Frame 1 (no input): blank canvas, image omitted
Frame 60 (the mouse pressed at the canvas centre just before this capture): blank canvas, image omitted
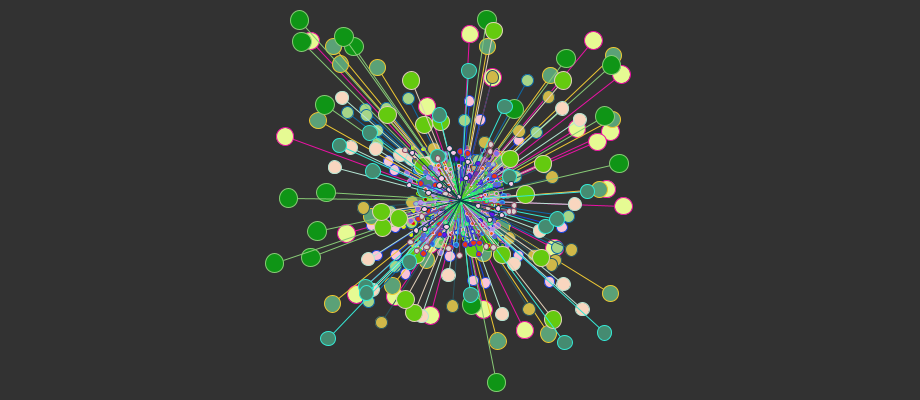
Frame 120 (the mouse held since frame 60 and released just before this capture)

The Processing sketch whose frames 1 and 60 were blank and that drew this single picture after the mouse press (run headless with seeded random() and noise(); from frame 60 on, the mouse is pressed at the canvas centre):

// Processing sketch: processing_47341
// ── processing_47341.pde

// modelab.nu Processing Tutorial - Marius Watz, 2010


// declare variables
float x,y,rad;

void setup() {
  size(920, 400); // create a window with 400x400 pixel size
  background(50); // clear the background with 20% gray
  smooth(); // turn on anti-aliasing for smooth outlines
}

void draw() {
  
  // draw 20 random circles with connecting lines around the mouse 
  // position if mouse button is pressed

  if(mousePressed) {
    stroke(random(255),random(255),random(255)); // set stroke color to random gray
    fill(random(255),random(255),random(255)); // set stroke color to random gray

    rad=random(2,6); // set random radius    
    // set rad to larger size 80% of the time
    if(random(100)>80) rad=random(10,20);
    
    for(float i=0; i<20; i=i+1) {
      x=mouseX+random(-10,10)*rad;
      y=mouseY+random(-10,10)*rad;
      line(x,y, mouseX,mouseY);
      ellipse(x,y, rad,rad);      
    }
  }  
}
